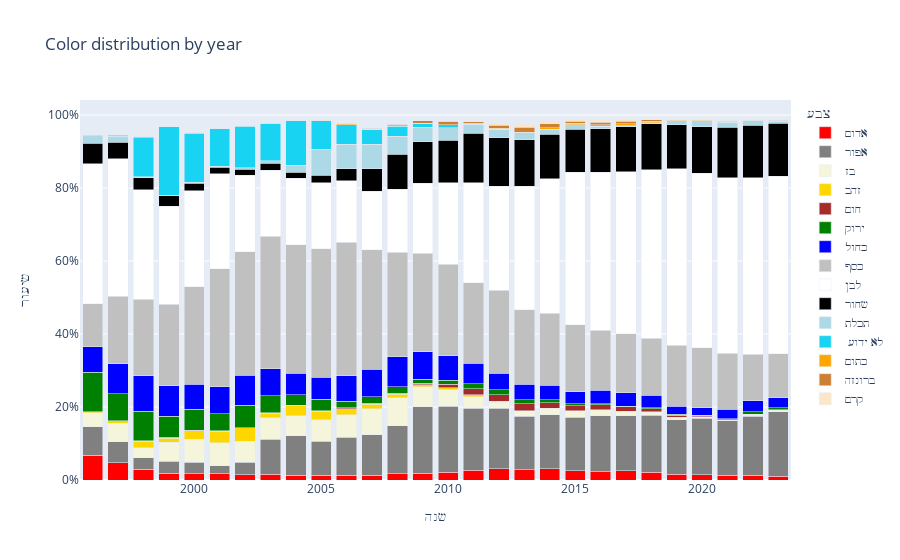

Write notebook code for a chart like this one.
### Code cell
c=show_colors(df, 15, title="Color distribution by year")

### Figure 1 — Plotly figure (JSON) as saved in the notebook; plotly's stock layout.template omitted (floating-point values rounded to 4 significant figures)
{"data": [{"alignmentgroup": "True", "customdata": [["אדום", 58], ["אדום", 104], ["אדום", 135], ["אדום", 125], ["אדום", 170], ["אדום", 307], ["אדום", 273], ["אדום", 387], ["אדום", 426], ["אדום", 663], ["אדום", 870], ["אדום", 1092], ["אדום", 3449], ["אדום", 2295], ["אדום", 3411], ["אדום", 4663], ["אדום", 5277], ["אדום", 5168], ["אדום", 6539], ["אדום", 5949], ["אדום", 6066], ["אדום", 6658], ["אדום", 5356], ["אדום", 3900], ["אדום", 3210], ["אדום", 4018], ["אדום", 3698], ["אדום", 1276]], "hovertemplate": "צבע=%{customdata[0]}<br>שנה=%{x}<br>שיעור=%{y}<br>count=%{customdata[1]}<extra></extra>", "legendgroup": "אדום", "marker": {"color": "rgb(255, 0, 0)", "pattern": {"shape": ""}}, "name": "אדום", "offsetgroup": "אדום", "orientation": "v", "showlegend": true, "textposition": "auto", "type": "bar", "x": [1996, 1997, 1998, 1999, 2000, 2001, 2002, 2003, 2004, 2005, 2006, 2007, 2008, 2009, 2010, 2011, 2012, 2013, 2014, 2015, 2016, 2017, 2018, 2019, 2020, 2021, 2022, 2023], "xaxis": "x", "y": [0.0676, 0.0468, 0.02999, 0.01804, 0.01746, 0.01709, 0.01433, 0.01601, 0.01253, 0.01367, 0.01247, 0.01275, 0.0178, 0.01881, 0.02081, 0.02628, 0.03113, 0.02822, 0.03035, 0.0253, 0.02254, 0.02473, 0.0207, 0.01553, 0.01491, 0.01362, 0.01342, 0.0104], "yaxis": "y"}, {"alignmentgroup": "True", "customdata": [["אפור", 67], ["אפור", 129], ["אפור", 138], ["אפור", 228], ["אפור", 301], ["אפור", 405], ["אפור", 643], ["אפור", 2300], ["אפור", 3677], ["אפור", 4504], ["אפור", 7266], ["אפור", 9489], ["אפור", 25332], ["אפור", 22172], ["אפור", 29759], ["אפור", 30257], ["אפור", 27961], ["אפור", 26878], ["אפור", 31844], ["אפור", 34509], ["אפור", 41167], ["אפור", 40655], ["אפור", 40710], ["אפור", 37437], ["אפור", 33235], ["אפור", 43797], ["אפור", 44337], ["אפור", 21679]], "hovertemplate": "צבע=%{customdata[0]}<br>שנה=%{x}<br>שיעור=%{y}<br>count=%{customdata[1]}<extra></extra>", "legendgroup": "אפור", "marker": {"color": "rgb(128, 128, 128)", "pattern": {"shape": ""}}, "name": "אפור", "offsetgroup": "אפור", "orientation": "v", "showlegend": true, "textposition": "auto", "type": "bar", "x": [1996, 1997, 1998, 1999, 2000, 2001, 2002, 2003, 2004, 2005, 2006, 2007, 2008, 2009, 2010, 2011, 2012, 2013, 2014, 2015, 2016, 2017, 2018, 2019, 2020, 2021, 2022, 2023], "xaxis": "x", "y": [0.07809, 0.05806, 0.03066, 0.03291, 0.03091, 0.02255, 0.03376, 0.09517, 0.1082, 0.09284, 0.1042, 0.1108, 0.1307, 0.1817, 0.1816, 0.1705, 0.1649, 0.1468, 0.1478, 0.1467, 0.153, 0.151, 0.1574, 0.149, 0.1544, 0.1485, 0.1609, 0.1768], "yaxis": "y"}, {"alignmentgroup": "True", "customdata": [["בז", 33], ["בז", 113], ["בז", 126], ["בז", 361], ["בז", 617], ["בז", 1121], ["בז", 1095], ["בז", 1444], ["בז", 1860], ["בז", 2863], ["בז", 4365], ["בז", 6167], ["בז", 14768], ["בז", 6647], ["בז", 7409], ["בז", 5671], ["בז", 2885], ["בז", 2602], ["בז", 4025], ["בז", 4104], ["בז", 4598], ["בז", 3056], ["בז", 2111], ["בז", 1523], ["בז", 823], ["בז", 719], ["בז", 1009], ["בז", 455]], "hovertemplate": "צבע=%{customdata[0]}<br>שנה=%{x}<br>שיעור=%{y}<br>count=%{customdata[1]}<extra></extra>", "legendgroup": "בז", "marker": {"color": "rgb(245, 245, 220)", "pattern": {"shape": ""}}, "name": "בז", "offsetgroup": "בז", "orientation": "v", "showlegend": true, "textposition": "auto", "type": "bar", "x": [1996, 1997, 1998, 1999, 2000, 2001, 2002, 2003, 2004, 2005, 2006, 2007, 2008, 2009, 2010, 2011, 2012, 2013, 2014, 2015, 2016, 2017, 2018, 2019, 2020, 2021, 2022, 2023], "xaxis": "x", "y": [0.03846, 0.05086, 0.02799, 0.0521, 0.06336, 0.06241, 0.05749, 0.05975, 0.05471, 0.05902, 0.06257, 0.07203, 0.07621, 0.05447, 0.0452, 0.03196, 0.01702, 0.01421, 0.01868, 0.01745, 0.01708, 0.01135, 0.008161, 0.006063, 0.003823, 0.002437, 0.003662, 0.00371], "yaxis": "y"}, {"alignmentgroup": "True", "customdata": [["זהב", 2], ["זהב", 15], ["זהב", 79], ["זהב", 79], ["זהב", 224], ["זהב", 577], ["זהב", 708], ["זהב", 302], ["זהב", 1000], ["זהב", 1098], ["זהב", 1135], ["זהב", 980], ["זהב", 2059], ["זהב", 811], ["זהב", 860], ["זהב", 870], ["זהב", 536], ["זהב", 98], ["זהב", 65], ["זהב", 123], ["זהב", 90], ["זהב", 426], ["זהב", 294], ["זהב", 160], ["זהב", 117], ["זהב", 83], ["זהב", 543], ["זהב", 152]], "hovertemplate": "צבע=%{customdata[0]}<br>שנה=%{x}<br>שיעור=%{y}<br>count=%{customdata[1]}<extra></extra>", "legendgroup": "זהב", "marker": {"color": "rgb(255, 215, 0)", "pattern": {"shape": ""}}, "name": "זהב", "offsetgroup": "זהב", "orientation": "v", "showlegend": true, "textposition": "auto", "type": "bar", "x": [1996, 1997, 1998, 1999, 2000, 2001, 2002, 2003, 2004, 2005, 2006, 2007, 2008, 2009, 2010, 2011, 2012, 2013, 2014, 2015, 2016, 2017, 2018, 2019, 2020, 2021, 2022, 2023], "xaxis": "x", "y": [0.002331, 0.006751, 0.01755, 0.0114, 0.023, 0.03213, 0.03717, 0.0125, 0.02942, 0.02263, 0.01627, 0.01145, 0.01063, 0.006645, 0.005247, 0.004903, 0.003162, 0.0005352, 0.0003017, 0.0005231, 0.0003344, 0.001582, 0.001137, 0.000637, 0.0005435, 0.0002814, 0.001971, 0.001239], "yaxis": "y"}, {"alignmentgroup": "True", "customdata": [["חום", 1], ["חום", 5], ["חום", 15], ["חום", 12], ["חום", 9], ["חום", 10], ["חום", 9], ["חום", 20], ["חום", 45], ["חום", 203], ["חום", 226], ["חום", 443], ["חום", 387], ["חום", 1606], ["חום", 2888], ["חום", 3011], ["חום", 3495], ["חום", 3244], ["חום", 3280], ["חום", 3510], ["חום", 3157], ["חום", 2108], ["חום", 1701], ["חום", 430], ["חום", 138], ["חום", 149], ["חום", 40]], "hovertemplate": "צבע=%{customdata[0]}<br>שנה=%{x}<br>שיעור=%{y}<br>count=%{customdata[1]}<extra></extra>", "legendgroup": "חום", "marker": {"color": "rgb(165, 42, 42)", "pattern": {"shape": ""}}, "name": "חום", "offsetgroup": "חום", "orientation": "v", "showlegend": true, "textposition": "auto", "type": "bar", "x": [1996, 1998, 1999, 2000, 2001, 2002, 2003, 2004, 2005, 2006, 2007, 2008, 2009, 2010, 2011, 2012, 2013, 2014, 2015, 2016, 2017, 2018, 2019, 2020, 2021, 2022, 2023], "xaxis": "x", "y": [0.001166, 0.001111, 0.002165, 0.001232, 0.0005011, 0.000525, 0.0003724, 0.0005883, 0.0009276, 0.00291, 0.00264, 0.002286, 0.003171, 0.009798, 0.01628, 0.01776, 0.01909, 0.01506, 0.01395, 0.01304, 0.01173, 0.008149, 0.006772, 0.001997, 0.0004678, 0.0005408, 0.0003262], "yaxis": "y"}, {"alignmentgroup": "True", "customdata": [["ירוק", 92], ["ירוק", 163], ["ירוק", 362], ["ירוק", 404], ["ירוק", 558], ["ירוק", 853], ["ירוק", 1160], ["ירוק", 1131], ["ירוק", 965], ["ירוק", 1539], ["ירוק", 1200], ["ירוק", 1563], ["ירוק", 3469], ["ירוק", 1426], ["ירוק", 1791], ["ירוק", 2413], ["ירוק", 2350], ["ירוק", 2044], ["ירוק", 1765], ["ירוק", 1259], ["ירוק", 893], ["ירוק", 529], ["ירוק", 466], ["ירוק", 371], ["ירוק", 350], ["ירוק", 905], ["ירוק", 1646], ["ירוק", 599]], "hovertemplate": "צבע=%{customdata[0]}<br>שנה=%{x}<br>שיעור=%{y}<br>count=%{customdata[1]}<extra></extra>", "legendgroup": "ירוק", "marker": {"color": "rgb(0, 128, 0)", "pattern": {"shape": ""}}, "name": "ירוק", "offsetgroup": "ירוק", "orientation": "v", "showlegend": true, "textposition": "auto", "type": "bar", "x": [1996, 1997, 1998, 1999, 2000, 2001, 2002, 2003, 2004, 2005, 2006, 2007, 2008, 2009, 2010, 2011, 2012, 2013, 2014, 2015, 2016, 2017, 2018, 2019, 2020, 2021, 2022, 2023], "xaxis": "x", "y": [0.1072, 0.07336, 0.08043, 0.05831, 0.0573, 0.04749, 0.06091, 0.0468, 0.02839, 0.03172, 0.0172, 0.01826, 0.0179, 0.01168, 0.01093, 0.0136, 0.01386, 0.01116, 0.008193, 0.005354, 0.003318, 0.001965, 0.001801, 0.001477, 0.001626, 0.003068, 0.005974, 0.004884], "yaxis": "y"}, {"alignmentgroup": "True", "customdata": [["כחול", 60], ["כחול", 185], ["כחול", 442], ["כחול", 574], ["כחול", 672], ["כחול", 1327], ["כחול", 1566], ["כחול", 1778], ["כחול", 2015], ["כחול", 2953], ["כחול", 4894], ["כחול", 6417], ["כחול", 15940], ["כחול", 9093], ["כחול", 11064], ["כחול", 9952], ["כחול", 7530], ["כחול", 7800], ["כחול", 8460], ["כחול", 7756], ["כחול", 9755], ["כחול", 9995], ["כחול", 8850], ["כחול", 5704], ["כחול", 4499], ["כחול", 7405], ["כחול", 8322], ["כחול", 3461]], "hovertemplate": "צבע=%{customdata[0]}<br>שנה=%{x}<br>שיעור=%{y}<br>count=%{customdata[1]}<extra></extra>", "legendgroup": "כחול", "marker": {"color": "rgb(0, 0, 255)", "pattern": {"shape": ""}}, "name": "כחול", "offsetgroup": "כחול", "orientation": "v", "showlegend": true, "textposition": "auto", "type": "bar", "x": [1996, 1997, 1998, 1999, 2000, 2001, 2002, 2003, 2004, 2005, 2006, 2007, 2008, 2009, 2010, 2011, 2012, 2013, 2014, 2015, 2016, 2017, 2018, 2019, 2020, 2021, 2022, 2023], "xaxis": "x", "y": [0.06993, 0.08326, 0.0982, 0.08284, 0.06901, 0.07388, 0.08222, 0.07357, 0.05927, 0.06087, 0.07015, 0.07495, 0.08226, 0.07451, 0.0675, 0.05609, 0.04442, 0.04259, 0.03927, 0.03298, 0.03625, 0.03713, 0.03421, 0.02271, 0.0209, 0.0251, 0.0302, 0.02822], "yaxis": "y"}, {"alignmentgroup": "True", "customdata": [["כסף", 101], ["כסף", 410], ["כסף", 942], ["כסף", 1553], ["כסף", 2600], ["כסף", 5801], ["כסף", 6449], ["כסף", 8790], ["כסף", 11959], ["כסף", 17061], ["כסף", 25518], ["כסף", 28022], ["כסף", 55550], ["כסף", 33000], ["כסף", 40937], ["כסף", 39259], ["כסף", 38503], ["כסף", 37426], ["כסף", 42470], ["כסף", 43091], ["כסף", 44439], ["כסף", 43406], ["כסף", 40710], ["כסף", 41888], ["כסף", 35492], ["כסף", 45208], ["כסף", 35421], ["כסף", 14839]], "hovertemplate": "צבע=%{customdata[0]}<br>שנה=%{x}<br>שיעור=%{y}<br>count=%{customdata[1]}<extra></extra>", "legendgroup": "כסף", "marker": {"color": "rgb(192, 192, 192)", "pattern": {"shape": ""}}, "name": "כסף", "offsetgroup": "כסף", "orientation": "v", "showlegend": true, "textposition": "auto", "type": "bar", "x": [1996, 1997, 1998, 1999, 2000, 2001, 2002, 2003, 2004, 2005, 2006, 2007, 2008, 2009, 2010, 2011, 2012, 2013, 2014, 2015, 2016, 2017, 2018, 2019, 2020, 2021, 2022, 2023], "xaxis": "x", "y": [0.1177, 0.1845, 0.2093, 0.2241, 0.267, 0.323, 0.3386, 0.3637, 0.3518, 0.3517, 0.3658, 0.3273, 0.2867, 0.2704, 0.2497, 0.2213, 0.2271, 0.2044, 0.1971, 0.1832, 0.1651, 0.1612, 0.1574, 0.1668, 0.1649, 0.1533, 0.1286, 0.121], "yaxis": "y"}, {"alignmentgroup": "True", "customdata": [["לבן", 329], ["לבן", 838], ["לבן", 1352], ["לבן", 1858], ["לבן", 2569], ["לבן", 4664], ["לבן", 3989], ["לבן", 4370], ["לבן", 6201], ["לבן", 8806], ["לבן", 11769], ["לבן", 13808], ["לבן", 33484], ["לבן", 23321], ["לבן", 36660], ["לבן", 48500], ["לבן", 48418], ["לבן", 61804], ["לבן", 79255], ["לבן", 98129], ["לבן", 116426], ["לבן", 119551], ["לבן", 119134], ["לבן", 121447], ["לבן", 102656], ["לבן", 142068], ["לבן", 132919], ["לבן", 59638]], "hovertemplate": "צבע=%{customdata[0]}<br>שנה=%{x}<br>שיעור=%{y}<br>count=%{customdata[1]}<extra></extra>", "legendgroup": "לבן", "marker": {"color": "rgb(255, 255, 255)", "pattern": {"shape": ""}}, "name": "לבן", "offsetgroup": "לבן", "orientation": "v", "showlegend": true, "textposition": "auto", "type": "bar", "x": [1996, 1997, 1998, 1999, 2000, 2001, 2002, 2003, 2004, 2005, 2006, 2007, 2008, 2009, 2010, 2011, 2012, 2013, 2014, 2015, 2016, 2017, 2018, 2019, 2020, 2021, 2022, 2023], "xaxis": "x", "y": [0.3834, 0.3771, 0.3004, 0.2681, 0.2638, 0.2597, 0.2094, 0.1808, 0.1824, 0.1815, 0.1687, 0.1613, 0.1728, 0.1911, 0.2237, 0.2733, 0.2856, 0.3375, 0.3679, 0.4173, 0.4326, 0.4441, 0.4605, 0.4835, 0.4769, 0.4816, 0.4824, 0.4863], "yaxis": "y"}, {"alignmentgroup": "True", "customdata": [["שחור", 49], ["שחור", 98], ["שחור", 147], ["שחור", 195], ["שחור", 193], ["שחור", 337], ["שחור", 328], ["שחור", 456], ["שחור", 525], ["שחור", 950], ["שחור", 2300], ["שחור", 5254], ["שחור", 18479], ["שחור", 13883], ["שחור", 18998], ["שחור", 23987], ["שחור", 22618], ["שחור", 23303], ["שחור", 26489], ["שחור", 27847], ["שחור", 32176], ["שחור", 33101], ["שחור", 32844], ["שחור", 30440], ["שחור", 27655], ["שחור", 40761], ["שחור", 39899], ["שחור", 17736]], "hovertemplate": "צבע=%{customdata[0]}<br>שנה=%{x}<br>שיעור=%{y}<br>count=%{customdata[1]}<extra></extra>", "legendgroup": "שחור", "marker": {"color": "rgb(0, 0, 0)", "pattern": {"shape": ""}}, "name": "שחור", "offsetgroup": "שחור", "orientation": "v", "showlegend": true, "textposition": "auto", "type": "bar", "x": [1996, 1997, 1998, 1999, 2000, 2001, 2002, 2003, 2004, 2005, 2006, 2007, 2008, 2009, 2010, 2011, 2012, 2013, 2014, 2015, 2016, 2017, 2018, 2019, 2020, 2021, 2022, 2023], "xaxis": "x", "y": [0.05711, 0.0441, 0.03266, 0.02814, 0.01982, 0.01876, 0.01722, 0.01887, 0.01544, 0.01958, 0.03297, 0.06137, 0.09536, 0.1138, 0.1159, 0.1352, 0.1334, 0.1273, 0.123, 0.1184, 0.1196, 0.123, 0.127, 0.1212, 0.1285, 0.1382, 0.1448, 0.1446], "yaxis": "y"}, {"alignmentgroup": "True", "customdata": [["תכלת", 18], ["תכלת", 35], ["תכלת", 13], ["תכלת", 17], ["תכלת", 22], ["תכלת", 44], ["תכלת", 74], ["תכלת", 158], ["תכלת", 675], ["תכלת", 3468], ["תכלת", 4671], ["תכלת", 5779], ["תכלת", 9496], ["תכלת", 4916], ["תכלת", 5614], ["תכלת", 4283], ["תכלת", 3754], ["תכלת", 3518], ["תכלת", 2967], ["תכלת", 2706], ["תכלת", 1778], ["תכלת", 912], ["תכלת", 564], ["תכלת", 2125], ["תכלת", 2888], ["תכלת", 4115], ["תכלת", 2498], ["תכלת", 693]], "hovertemplate": "צבע=%{customdata[0]}<br>שנה=%{x}<br>שיעור=%{y}<br>count=%{customdata[1]}<extra></extra>", "legendgroup": "תכלת", "marker": {"color": "rgb(173, 216, 230)", "pattern": {"shape": ""}}, "name": "תכלת", "offsetgroup": "תכלת", "orientation": "v", "showlegend": true, "textposition": "auto", "type": "bar", "x": [1996, 1997, 1998, 1999, 2000, 2001, 2002, 2003, 2004, 2005, 2006, 2007, 2008, 2009, 2010, 2011, 2012, 2013, 2014, 2015, 2016, 2017, 2018, 2019, 2020, 2021, 2022, 2023], "xaxis": "x", "y": [0.02098, 0.01575, 0.002888, 0.002453, 0.002259, 0.00245, 0.003885, 0.006538, 0.01986, 0.07149, 0.06696, 0.0675, 0.04901, 0.04028, 0.03425, 0.02414, 0.02214, 0.01921, 0.01377, 0.01151, 0.006606, 0.003388, 0.00218, 0.00846, 0.01342, 0.01395, 0.009066, 0.005651], "yaxis": "y"}, {"alignmentgroup": "True", "customdata": [[" לא ידוע", 4], [" לא ידוע", 480], [" לא ידוע", 1295], [" לא ידוע", 1320], [" לא ידוע", 1839], [" לא ידוע", 2173], [" לא ידוע", 2450], [" לא ידוע", 4160], [" לא ידוע", 3789], [" לא ידוע", 3740], [" לא ידוע", 3333], [" לא ידוע", 5358], [" לא ידוע", 1258], [" לא ידוע", 1345], [" לא ידוע", 303], [" לא ידוע", 4], [" לא ידוע", 5], [" לא ידוע", 6], [" לא ידוע", 3], [" לא ידוע", 3]], "hovertemplate": "צבע=%{customdata[0]}<br>שנה=%{x}<br>שיעור=%{y}<br>count=%{customdata[1]}<extra></extra>", "legendgroup": " לא ידוע", "marker": {"color": "#19d3f3", "pattern": {"shape": ""}}, "name": " לא ידוע", "offsetgroup": " לא ידוע", "orientation": "v", "showlegend": true, "textposition": "auto", "type": "bar", "x": [1997, 1998, 1999, 2000, 2001, 2002, 2003, 2004, 2005, 2006, 2007, 2008, 2009, 2010, 2011, 2012, 2014, 2015, 2016, 2017], "xaxis": "x", "y": [0.0018, 0.1066, 0.1869, 0.1356, 0.1024, 0.1141, 0.1014, 0.1224, 0.07811, 0.05361, 0.03893, 0.02765, 0.01031, 0.008205, 0.001708, 2.359e-05, 2.321e-05, 2.551e-05, 1.115e-05, 1.114e-05], "yaxis": "y"}, {"alignmentgroup": "True", "customdata": [["כתום", 5], ["כתום", 16], ["כתום", 6], ["כתום", 14], ["כתום", 22], ["כתום", 17], ["כתום", 21], ["כתום", 27], ["כתום", 53], ["כתום", 132], ["כתום", 163], ["כתום", 258], ["כתום", 99], ["כתום", 110], ["כתום", 296], ["כתום", 455], ["כתום", 262], ["כתום", 850], ["כתום", 1086], ["כתום", 1208], ["כתום", 1168], ["כתום", 1023], ["כתום", 816], ["כתום", 820], ["כתום", 912], ["כתום", 622], ["כתום", 163]], "hovertemplate": "צבע=%{customdata[0]}<br>שנה=%{x}<br>שיעור=%{y}<br>count=%{customdata[1]}<extra></extra>", "legendgroup": "כתום", "marker": {"color": "rgb(255, 165, 0)", "pattern": {"shape": ""}}, "name": "כתום", "offsetgroup": "כתום", "orientation": "v", "showlegend": true, "textposition": "auto", "type": "bar", "x": [1997, 1998, 1999, 2000, 2001, 2002, 2003, 2004, 2005, 2006, 2007, 2008, 2009, 2010, 2011, 2012, 2013, 2014, 2015, 2016, 2017, 2018, 2019, 2020, 2021, 2022, 2023], "xaxis": "x", "y": [0.00225, 0.003555, 0.0008659, 0.001438, 0.001225, 0.0008926, 0.000869, 0.0007942, 0.001093, 0.001892, 0.001904, 0.001331, 0.0008112, 0.0006711, 0.001668, 0.002684, 0.001431, 0.003946, 0.004618, 0.004488, 0.004339, 0.003955, 0.003249, 0.003809, 0.003092, 0.002257, 0.001329], "yaxis": "y"}, {"alignmentgroup": "True", "customdata": [["ברונזה", 1], ["ברונזה", 1], ["ברונזה", 3], ["ברונזה", 4], ["ברונזה", 11], ["ברונזה", 2], ["ברונזה", 10], ["ברונזה", 116], ["ברונזה", 200], ["ברונזה", 805], ["ברונזה", 818], ["ברונזה", 1567], ["ברונזה", 810], ["ברונזה", 1587], ["ברונזה", 2516], ["ברונזה", 2189], ["ברונזה", 1311], ["ברונזה", 1535], ["ברונזה", 1922], ["ברונזה", 1121], ["ברונזה", 463], ["ברונזה", 337], ["ברונזה", 340], ["ברונזה", 347], ["ברונזה", 156]], "hovertemplate": "צבע=%{customdata[0]}<br>שנה=%{x}<br>שיעור=%{y}<br>count=%{customdata[1]}<extra></extra>", "legendgroup": "ברונזה", "marker": {"color": "rgb(205, 127, 50)", "pattern": {"shape": ""}}, "name": "ברונזה", "offsetgroup": "ברונזה", "orientation": "v", "showlegend": true, "textposition": "auto", "type": "bar", "x": [1998, 2000, 2001, 2002, 2003, 2004, 2005, 2006, 2007, 2008, 2009, 2010, 2011, 2012, 2013, 2014, 2015, 2016, 2017, 2018, 2019, 2020, 2021, 2022, 2023], "xaxis": "x", "y": [0.0002222, 0.0001027, 0.000167, 0.00021, 0.0004552, 5.883e-05, 0.0002061, 0.001663, 0.002336, 0.004154, 0.006703, 0.00956, 0.004565, 0.009361, 0.01374, 0.01016, 0.005575, 0.005703, 0.00714, 0.004334, 0.001843, 0.001565, 0.001153, 0.001259, 0.001272], "yaxis": "y"}, {"alignmentgroup": "True", "customdata": [["קרם", 1], ["קרם", 7], ["קרם", 6], ["קרם", 2], ["קרם", 1], ["קרם", 4], ["קרם", 10], ["קרם", 37], ["קרם", 67], ["קרם", 25], ["קרם", 34], ["קרם", 133], ["קרם", 751], ["קרם", 1520], ["קרם", 1581], ["קרם", 1018], ["קרם", 1924], ["קרם", 1350], ["קרם", 534], ["קרם", 468], ["קרם", 193], ["קרם", 454], ["קרם", 321], ["קרם", 142]], "hovertemplate": "צבע=%{customdata[0]}<br>שנה=%{x}<br>שיעור=%{y}<br>count=%{customdata[1]}<extra></extra>", "legendgroup": "קרם", "marker": {"color": "rgb(252, 230, 201)", "pattern": {"shape": ""}}, "name": "קרם", "offsetgroup": "קרם", "orientation": "v", "showlegend": true, "textposition": "auto", "type": "bar", "x": [1998, 2000, 2001, 2002, 2003, 2004, 2006, 2007, 2008, 2009, 2010, 2011, 2012, 2013, 2014, 2015, 2016, 2017, 2018, 2019, 2020, 2021, 2022, 2023], "xaxis": "x", "y": [0.0002222, 0.0007188, 0.0003341, 0.000105, 4.138e-05, 0.0001177, 0.0001433, 0.0004322, 0.0003458, 0.0002048, 0.0002074, 0.0007496, 0.00443, 0.0083, 0.007339, 0.004329, 0.007149, 0.005015, 0.002064, 0.001863, 0.0008965, 0.001539, 0.001165, 0.001158], "yaxis": "y"}], "layout": {"barmode": "stack", "legend": {"title": {"text": "צבע"}, "tracegroupgap": 0}, "title": {"text": "Color distribution by year"}, "xaxis": {"anchor": "y", "domain": [0, 1], "title": {"text": "שנה"}}, "yaxis": {"anchor": "x", "domain": [0, 1], "tickformat": ".0%", "title": {"text": "שיעור"}}}}
